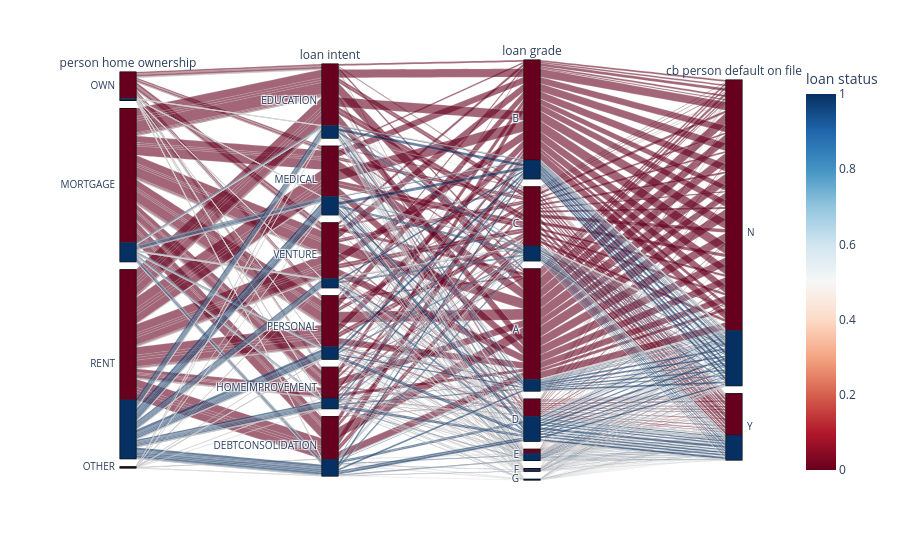

The cell this chart's notebook holds for it:
### Markdown cell above
## Loan-to-Income Ratio by Grade
The box plot compares `loan_percent_income` across loan grades and outcomes. Lower loan-to-income burdens are generally associated with repayment, while higher burdens indicate less repayment capacity; distributions and overlap matter more than any single average.

### Code cell
#Parallel category diagram
fig = px.parallel_categories(df, color_continuous_scale=px.colors.sequential.RdBu, color="loan_status",
dimensions=['person_home_ownership', "loan_intent", "loan_grade", 'cb_person_default_on_file'], labels={col:col.replace('_', ' ') for col in df.columns})
fig.show()

### Figure 1 — Plotly figure (JSON) as saved in the notebook; plotly's stock layout.template omitted (floating-point values rounded to 4 significant figures; data arrays with more than 128 entries replaced by an {"elided": "..."} marker saying what was removed)
{"data": [{"dimensions": [{"label": "person home ownership", "values": {"elided": "28632 str values"}}, {"label": "loan intent", "values": {"elided": "28632 str values"}}, {"label": "loan grade", "values": {"elided": "28632 str values"}}, {"label": "cb person default on file", "values": {"elided": "28632 str values"}}], "domain": {"x": [0, 1], "y": [0, 1]}, "line": {"color": {"elided": "28632 int values"}, "coloraxis": "coloraxis"}, "name": "", "type": "parcats"}], "layout": {"coloraxis": {"autocolorscale": false, "colorbar": {"title": {"text": "loan status"}}, "colorscale": [[0, "rgb(103,0,31)"], [0.1, "rgb(178,24,43)"], [0.2, "rgb(214,96,77)"], [0.3, "rgb(244,165,130)"], [0.4, "rgb(253,219,199)"], [0.5, "rgb(247,247,247)"], [0.6, "rgb(209,229,240)"], [0.7, "rgb(146,197,222)"], [0.8, "rgb(67,147,195)"], [0.9, "rgb(33,102,172)"], [1, "rgb(5,48,97)"]]}, "legend": {"tracegroupgap": 0}, "margin": {"t": 60}}}
